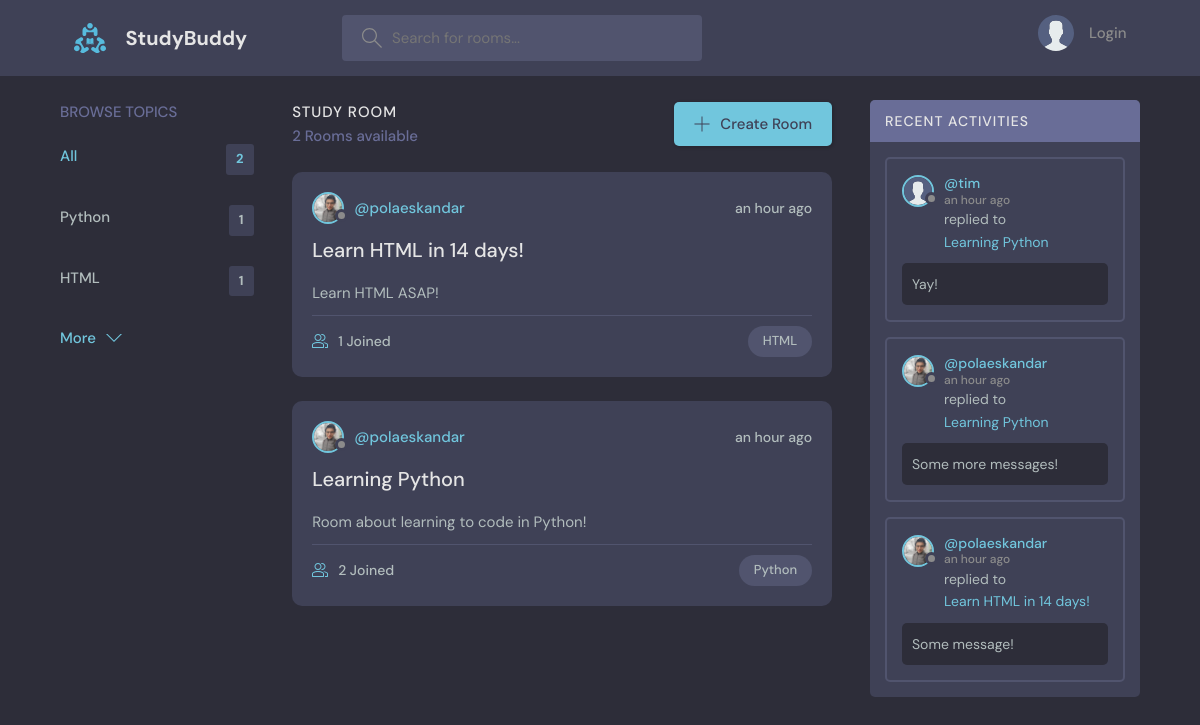
The page / on the database its author committed.
### base/models.py (models this page shows, shortened)
class Topic(models.Model):
    name = models.CharField(max_length=200)

class Room(models.Model):
    host = models.ForeignKey(User, on_delete=models.CASCADE, null=True)
    topic = models.ForeignKey(Topic, on_delete=models.SET_NULL, null=True)
    name = models.CharField(max_length=200)
    description = models.TextField(null=True, blank=True)
    participants = models.ManyToManyField(User, related_name="participants", blank=True)
    updated = models.DateTimeField(auto_now=True)
    created = models.DateTimeField(auto_now_add=True)
    class Meta:
        ordering = ["-updated", "created"]
    def __str__(self):
        return self.name

class User(AbstractUser):
    name = models.CharField(max_length=200, null=True)
    email = models.EmailField(unique=True, null=True)
    bio = models.TextField(null=True)
    avatar = models.ImageField(null=True, default="avatar.svg")
    USERNAME_FIELD = "email"
    REQUIRED_FIELDS = []

class Message(models.Model):
    body = models.TextField()
    user = models.ForeignKey(User, on_delete=models.CASCADE)
    room = models.ForeignKey(Room, on_delete=models.CASCADE)
    updated = models.DateTimeField(auto_now=True)
    created = models.DateTimeField(auto_now_add=True)
    class Meta:
        ordering = ["-updated", "created"]
    def __str__(self):
        return self.body[0:50]

### base/views.py (the view)
# urls.py: path("", views.home, name="home"),
def home(request):
    q = request.GET.get("q") if request.GET.get("q") != None else ""
    rooms = Room.objects.filter(
        Q(topic__name__icontains=q) | Q(name__icontains=q) | Q(description__icontains=q)
    )
    rooms_count = rooms.count()
    topics = Topic.objects.all()[:5]
    rooms_messages = Message.objects.filter(Q(room__topic__name__icontains=q))
    context = {
        "rooms": rooms,
        "topics": topics,
        "rooms_count": rooms_count,
        "rooms_messages": rooms_messages,
    }
    return render(
        request,
        "base/home.html",
        context,
    )

### base/templates/base/home.html (shortened to what this page needs)
{% extends 'main.html' %} {% block content %}
<main class="layout layout--3">
  <div class="container">
    {% include 'base/topics_component.html' %}
    <div class="roomList">
      <div class="roomList__header">
        <div>
          <h2>Study Room</h2>
          <p>{{ rooms_count }} Rooms available</p>
        </div>
        <a class="btn btn--main" href="{% url 'create-room' %}">
          <svg
            version="1.1"
            xmlns="http://www.w3.org/2000/svg"
            width="32"
            height="32"
            viewBox="0 0 32 32"
          >
            <title>add</title>
            <path
              d="M16.943 0.943h-1.885v14.115h-14.115v1.885h14.115v14.115h1.885v-14.115h14.115v-1.885h-14.115v-14.115z"
            ></path>
          </svg>
          Create Room
        </a>
      </div>
      {% include 'base/feed_component.html' %}
    </div>
    {% include 'base/activity_component.html' %}
  </div>
</main>
{% endblock content %}

### base/templates/base/topics_component.html
<div class="topics">
  <div class="topics__header">
    <h2>Browse Topics</h2>
  </div>
  <ul class="topics__list">
    <li>
      <a href="{% url 'home' %}" class="active">
        All<span>{{ topics.count }}</span>
      </a>
    </li>
    {% for topic in topics %}
    <li>
      <a href="{% url 'home' %}?q={{ topic.name }}">
        {{ topic.name }}<span>{{ topic.room_set.all.count }}</span>
      </a>
    </li>
    {% endfor %}
  </ul>
  <a class="btn btn--link" href="{% url 'topics' %}">
    More
    <svg
      version="1.1"
      xmlns="http://www.w3.org/2000/svg"
      width="32"
      height="32"
      viewBox="0 0 32 32"
    >
      <title>chevron-down</title>
      <path d="M16 21l-13-13h-3l16 16 16-16h-3l-13 13z"></path>
    </svg>
  </a>
</div>

### base/templates/base/feed_component.html (shortened to what this page needs)
{% load humanize %} {% for room in rooms %}
<div class="roomListRoom">
  <div class="roomListRoom__header">
    <a href="{% url 'profile' room.host.id %}" class="roomListRoom__author">
      <div class="avatar avatar--small">
        <img src="{{ room.host.avatar.url }}" />
      </div>
      <span>@{{ room.host.username }}</span>
    </a>
    <div class="roomListRoom__actions">
      <span>{{ room.created|naturaltime }}</span>
    </div>
  </div>
  <div class="roomListRoom__content">
    <a href="{% url 'room' room.id %}">{{ room.name }}</a>
    <p>{{ room.description }}</p>
  </div>
  <div class="roomListRoom__meta">
    <a href="{% url 'room' room.id %}" class="roomListRoom__joined">
      {{ room.participants.all.count }} Joined
    </a>
    <p class="roomListRoom__topic">{{ room.topic.name }}</p>
  </div>
</div>
{% endfor %}

### base/templates/base/activity_component.html (shortened to what this page needs)
{% load humanize %}
<div class="activities">
  <div class="activities__header">
    <h2>Recent Activities</h2>
  </div>
  {% for room_message in rooms_messages %}
  <div class="activities__box">
    <div class="activities__boxHeader roomListRoom__header">
      <a
        href="{% url 'profile' room_message.user.id %}"
        class="roomListRoom__author"
      >
        <div class="avatar avatar--small">
          <img src="{{ room_message.user.avatar.url }}" />
        </div>
        <p>
          @{{ room_message.user.username }}
          <span>{{ room_message.created|naturaltime }}</span>
        </p>
      </a>
    </div>
    <div class="activities__boxContent">
      <p>
        replied to
        <a href="{% url 'room' room_message.room.id %}">
          {{ room_message.room }}
        </a>
      </p>
      <div class="activities__boxRoomContent">{{ room_message }}</div>
    </div>
  </div>
  {% endfor %}
</div>

### rows shown on the page
Topic: name "Python", room_set.all.count "1"
Topic: name "HTML", room_set.all.count "1"
Room: host.avatar (picture), host.username "polaeskandar", created "an hour ago", name "Learn HTML in 14 days!", description "Learn HTML ASAP!", participants.all.count "1", topic.name "HTML"
Room: host.avatar (picture), host.username "polaeskandar", created "an hour ago", name "Learning Python", description "Room about learning to code in Python!", participants.all.count "2", topic.name "Python"
Message: user.avatar (placeholder picture), user.username "tim", created "an hour ago", room "Learning Python", body "Yay!"
Message: user.avatar (picture), user.username "polaeskandar", created "an hour ago", room "Learning Python", body "Some more messages!"
Message: user.avatar (picture), user.username "polaeskandar", created "an hour ago", room "Learn HTML in 14 days!", body "Some message!"

### other values the page prints
{{ topics.count }} "2"
{{ rooms_count }} "2"
